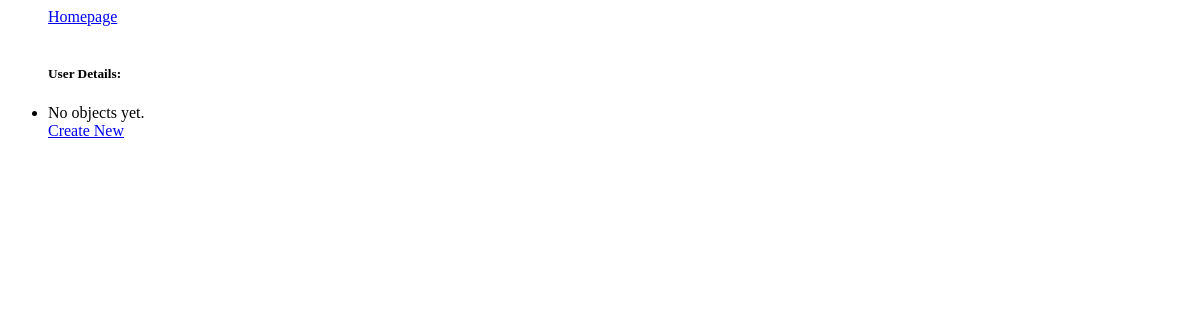
Page /users/userlist/ (signed in) on the earlier database version.
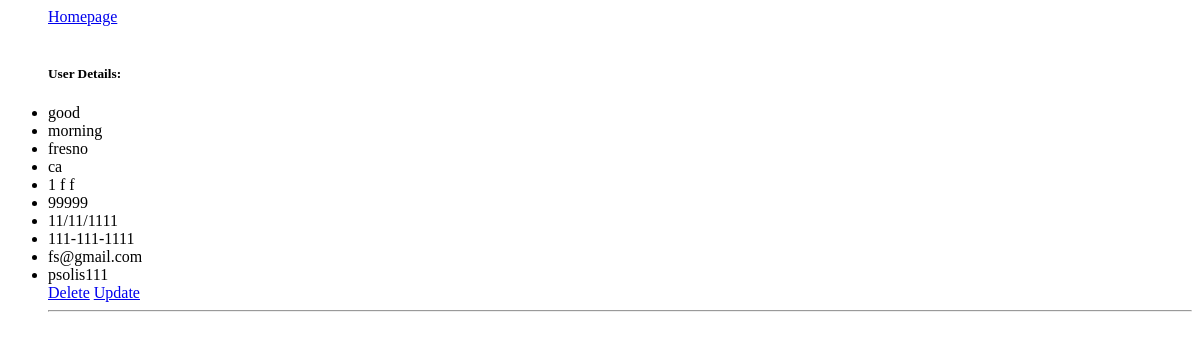
Same page on the later database version.
### users/models.py (models this page shows, shortened)
class Userinfo(models.Model):
    fname = models.CharField(max_length=20)
    lname = models.CharField(max_length=20)
    address = models.CharField(max_length=20) # might verify these in future
    city = models.CharField(max_length=20)
    state = models.CharField(max_length=12)
    zipcode = models.IntegerField(null = True)  #
    dob = models.CharField(max_length=20)       #
    phone = models.CharField(null = True, max_length=20)   #
    email = models.EmailField(max_length=20)
    author = models.ForeignKey(User, blank=True, null=True, on_delete=models.CASCADE, default=None)

### users/views.py (the view)
# urls.py: path('userlist/', PostListView.as_view(), name='user-list'),
class PostListView (ListView):
    model = Userinfo
    def get_queryset(self): #gets only if user matches
        return self.model.objects.filter(author=self.request.user)

### templates/users/userinfo_list.html
<ul>
    <a href="{% url 'landing' %}"> Homepage</a><br><br>
     <h5> User Details: </h5>
        {% for object in object_list %}
        <li> {{ object.fname }}</li>
      <li>{{ object.lname }}</li>
        <li> {{ object.city }}</li>
        <li> {{ object.state }}</li>
        <li> {{ object.address }}</li>
        <li> {{ object.zipcode }}</li>
        <li> {{ object.dob }}</li>
        <li> {{ object.phone }}</li>
        <li> {{ object.email }}</li>
        <li> {{ object.author }}</li>
        <a class="btn btn-secondary btn-sm mt-1 mb-1" href="{% url 'user-delete' object.id %}">Delete</a>
        <a class="btn btn-secondary btn-sm mt-1 mb-1" href="{% url 'user-update' object.id %}">Update</a>
        <hr>
        {% empty %}
        <li>No objects yet.</li>
             <a class="btn btn-secondary btn-sm mt-1 mb-1" href="{% url 'user-create' %}">Create New</a>
        {% endfor %}
</ul>

Differences in the rows shown:
added Userinfo: fname "good", lname "morning", city "fresno", state "ca", address "1 f f", zipcode "99999", dob "11/11/1111", phone "111-111-1111", email "fs@gmail.com", author "psolis111"
Other differences:
text no longer shown: "No objects yet. Create New"
